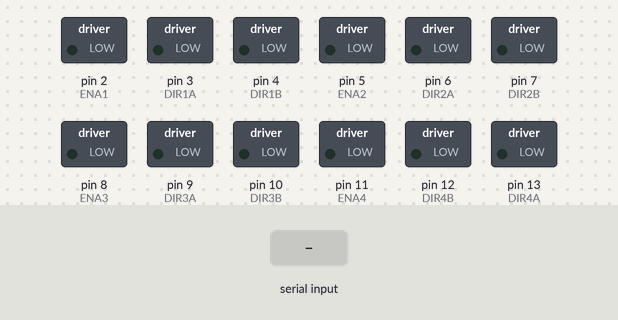
A sketch run on a simulated Arduino Uno, built with avr-gcc and run on an emulated ATmega328P. Shown: switched loads named in the sketch (green lamp = pin HIGH). The test bench sets the inputs (shaded band).

Above: at 1.2 s.
1.3 s: ">" received over Serial
At 1.8 s:
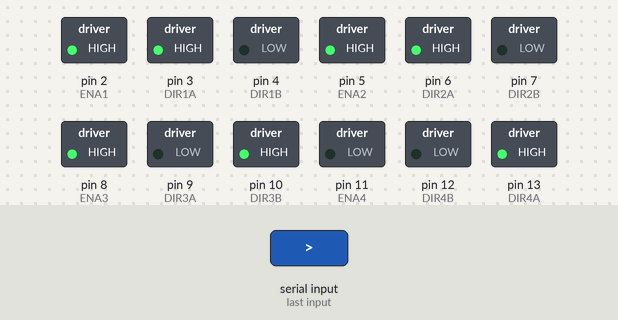
Timing chart, 0 to 4.3 s (numbered marks = the images above; inputs shaded):
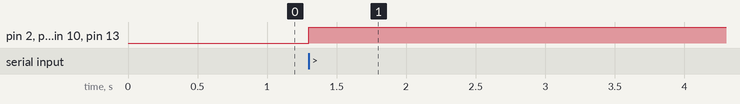

The sketch:

four_wheel_control.ino
```cpp
String inputString = "";         // A String to hold incoming data
boolean stringComplete = false;  // Whether the string is complete

// Motor 1
#define ENA1 2
#define DIR1A 3
#define DIR1B 4
// Motor 2
#define ENA2 5
#define DIR2A 6
#define DIR2B 7
// Motor 3
#define ENA3 8
#define DIR3A 9
#define DIR3B 10  // Using A0 as a digital output
// Motor 4
#define ENA4 11
#define DIR4A 13  // Using A1 as a digital output
#define DIR4B 12  // Using A2 as a digital output

void setup() {
  Serial.begin(9600);
  // Set motor control pins as outputs
  pinMode(ENA1, OUTPUT);
  pinMode(DIR1A, OUTPUT);
  pinMode(DIR1B, OUTPUT);
  pinMode(ENA2, OUTPUT);
  pinMode(DIR2A, OUTPUT);
  pinMode(DIR2B, OUTPUT);
  pinMode(ENA3, OUTPUT);
  pinMode(DIR3A, OUTPUT);
  pinMode(DIR3B, OUTPUT);
  pinMode(ENA4, OUTPUT);
  pinMode(DIR4A, OUTPUT);
  pinMode(DIR4B, OUTPUT);
}

void loop() {
  if (stringComplete) {
    // Extract and parse the integers
    int nums[4]; // Array to hold the parsed integers
    int startIdx = 2; // Start after "<["
    for (int i = 0; i < 4; i++) {
      int endIdx = inputString.indexOf("]", startIdx);
      if (endIdx != -1) {
        nums[i] = inputString.substring(startIdx, endIdx).toInt();
        startIdx = endIdx + 2; // Move past the "]" and to the start of the next number
      }
    }

    // Control each wheel based on the parsed integers
    controlWheel(ENA1, DIR1A, DIR1B, nums[0]);
    controlWheel(ENA2, DIR2A, DIR2B, nums[1]);
    controlWheel(ENA3, DIR3A, DIR3B, nums[2]);
    controlWheel(ENA4, DIR4A, DIR4B, nums[3]);

    // Reset the input string and the complete flag
    inputString = "";
    stringComplete = false;
  }
}

void controlWheel(int enaPin, int dirPin1, int dirPin2, int speed) {
  bool direction = speed >= 0;
  speed = abs(speed);
  if (speed > 255) speed = 255; // Limit speed to PWM range

  digitalWrite(dirPin1, direction ? HIGH : LOW);
  digitalWrite(dirPin2, !direction ? HIGH : LOW);
  analogWrite(enaPin, speed);
}

void serialEvent() {
  while (Serial.available()) {
    char inChar = (char)Serial.read();
    inputString += inChar;
    if (inChar == '>') {
      stringComplete = true;
    }
  }
}
```

Measured:
- after the input at 1.3 s, pin 2 (ENA1), pin 3 (DIR1A), pin 5 (ENA2), pin 6 (DIR2A), pin 8 (ENA3), pin 10 (DIR3B), pin 13 (DIR4A): LOW → HIGH at once
